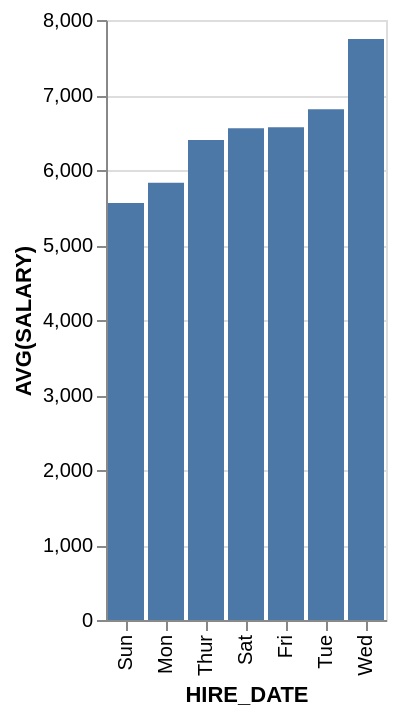

Express this chart as Vega-Lite.
### Vega-Lite specification from a JSON file in a GitHub repository (floating-point values rounded to 4 significant figures)
{"data": {"values": [{"x_data": "Sun", "y_data": 5562.0}, {"x_data": "Mon", "y_data": 5831.0}, {"x_data": "Thur", "y_data": 6400}, {"x_data": "Sat", "y_data": 6558.0}, {"x_data": "Fri", "y_data": 6571.0}, {"x_data": "Tue", "y_data": 6810}, {"x_data": "Wed", "y_data": 7747.0}]}, "mark": "bar", "encoding": {"x": {"field": "x_data", "type": "nominal", "title": "HIRE_DATE", "sort": {"op": "sum", "field": "y_data", "order": "ascending"}}, "y": {"field": "y_data", "type": "quantitative", "title": "AVG(SALARY)"}}}
